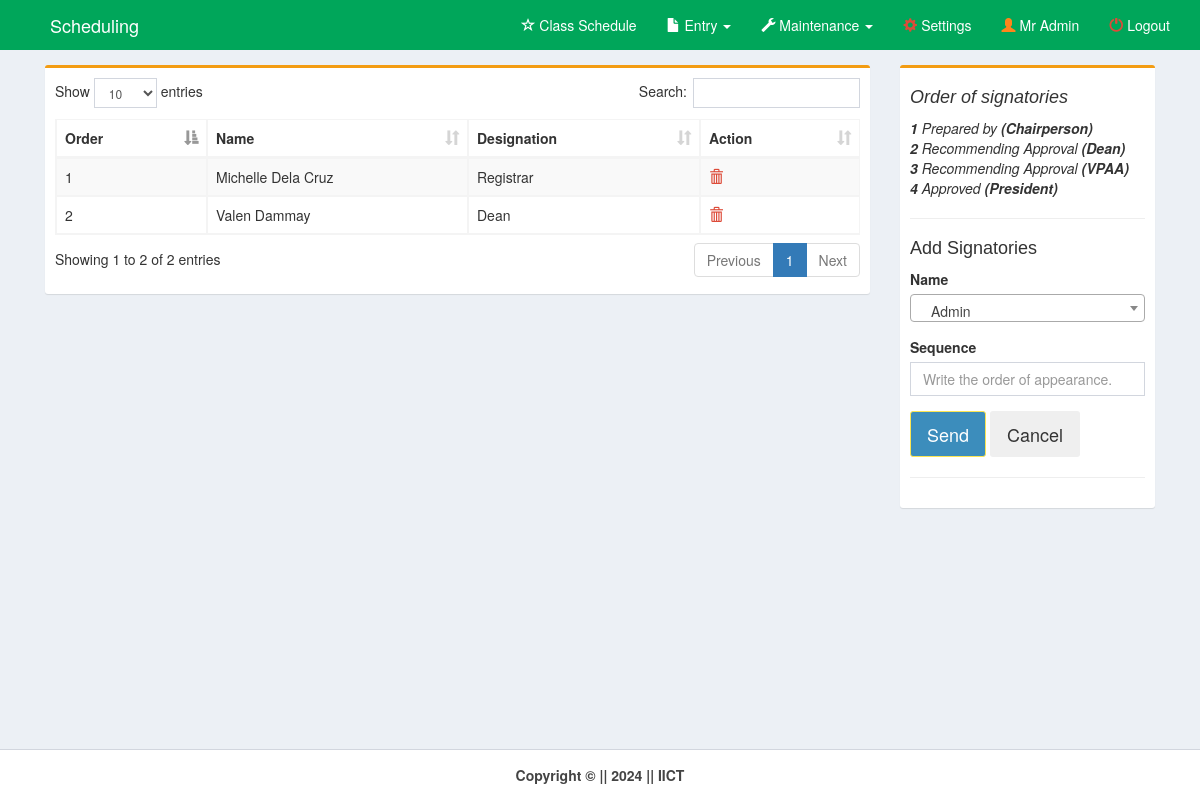
The page /pages/signatories.php (signed in) on the database as committed earlier.
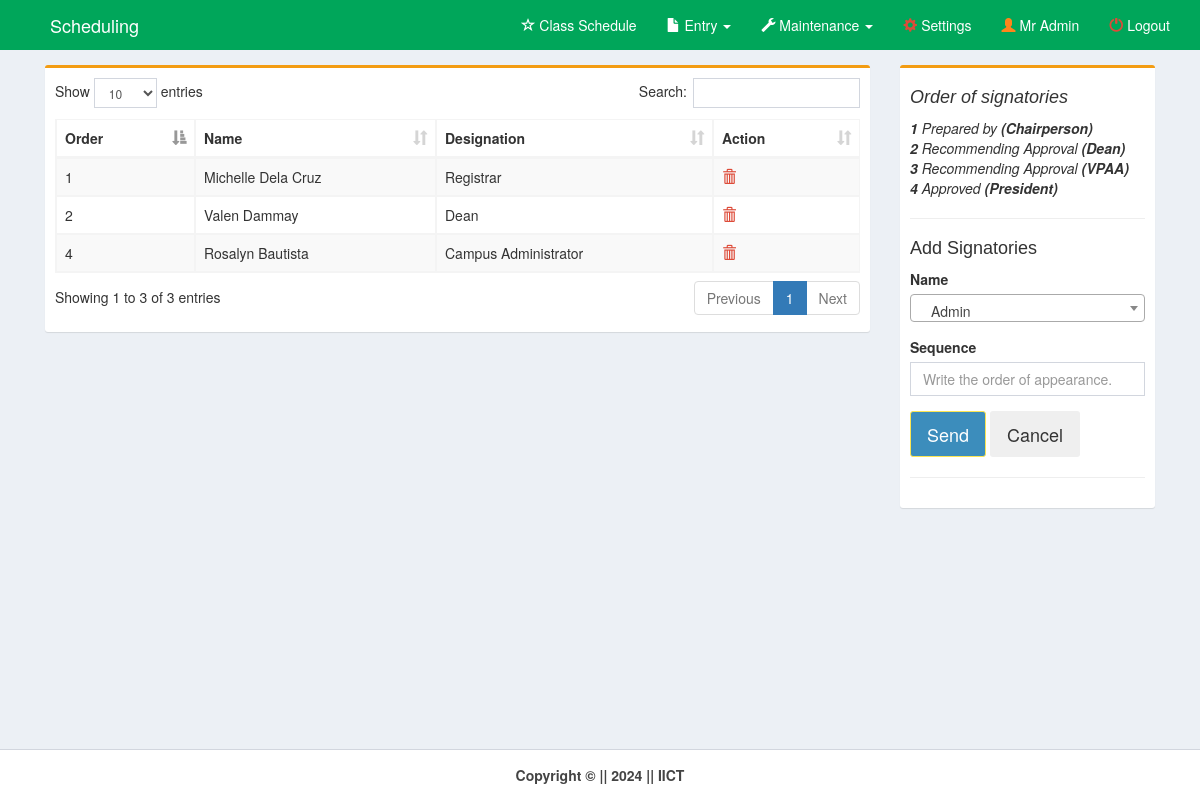
The same page on the database as committed later.
### tables this page shows
CREATE TABLE `signatories` (
  `sign_id` int(11) NOT NULL,
  `member_id` int(11) NOT NULL,
  `seq` int(2) NOT NULL,
  `set_by` int(11) NOT NULL
);

CREATE TABLE `member` (
  `member_id` int(11) NOT NULL,
  `member_last` varchar(30) NOT NULL,
  `member_first` varchar(30) NOT NULL,
  `member_rank` varchar(50) NOT NULL,
  `member_salut` varchar(30) NOT NULL,
  `dept_code` varchar(10) NOT NULL,
  `designation_id` int(11) NOT NULL,
  `program_code` varchar(10) NOT NULL,
  `username` varchar(30) NOT NULL,
  `password` varchar(50) NOT NULL,
  `status` varchar(10) NOT NULL
);

CREATE TABLE `designation` (
  `designation_id` int(11) NOT NULL,
  `designation_name` varchar(100) NOT NULL
);

### pages/signatories.php (the view, shortened to what this page needs)
<!DOCTYPE html>
<html>
  <head>
    <link rel="stylesheet" href="../bootstrap/css/bootstrap.min.css">
    <link rel="stylesheet" href="../plugins/datatables/dataTables.bootstrap.css">
    <link rel="stylesheet" href="../dist/css/AdminLTE.min.css">
    <link rel="stylesheet" href="../plugins/select2/select2.min.css">
    <link rel="stylesheet" href="../dist/css/skins/_all-skins.min.css">
 </head>
  <body class="hold-transition skin-green layout-top-nav" onload="myFunction()">
    <div class="wrapper">
      <div class="content-wrapper">
        <div class="container">
          <section class="content">
            <div class="row">
	      <div class="col-md-9">
              <div class="box box-warning">
                <div class="box-body">
				<div class="row">
					<div class="col-md-12">
						<table id="example1" class="table table-bordered table-striped" style="margin-right:-10px">
              <thead>
                <tr>
                <th>Order</th>
                <th>Name</th>
                <th>Designation</th>
                <th>Action</th>
                </tr>
              </thead>
    <?php
        $id=$_SESSION['id'];
        include('../dist/includes/dbcon.php');
        $query=mysqli_query($con,"select * from signatories natural join member natural join designation where set_by='$id' order by seq")or die(mysqli_error());
          while($row=mysqli_fetch_array($query)){
            $sid=$row['sign_id'];
            $name=$row['member_first']." ".$row['member_last'];
            $designation=$row['designation_name'];
            $seq=$row['seq'];
    ?>
                <tr>
                <td><?php echo $seq;?></td>
                <td><?php echo $name;?></td>
                <td><?php echo $designation;?></td>
                <td>
                  <a id="removeme" href="signatories_del.php?id=<?php echo $sid;?>">
                    <i class="glyphicon glyphicon-trash text-red"></i></a>
                </td>
                </tr>
<?php }?>
</table>
		</div>
    <form method="post" action="signatories_save.php">
		<div class="col-md-6">
         </div>
        </div>
                </div>
              </div>
            </div>
            <div class="col-md-3">
              <div class="box box-warning">
                <div class="box-body">
                  <div id="form">
				  <div class="row">
					 <div class="col-md-12">
              <table style="font-style: italic;">
                <tr>
                  <th><h4>Order of signatories</h4></th>
                </tr>
                <tr>
                  <td><b>1</b> Prepared by <b>(Chairperson)</b></td>
                </tr>
                <tr>
                  <td><b>2</b> Recommending Approval <b>(Dean)</b></td>
                </tr>
                <tr>
                  <td><b>3</b> Recommending Approval <b>(VPAA)</b></td>
                </tr>
                <tr>
                  <td><b>4</b> Approved <b>(President)</b></td>
                </tr>
              </table><hr>
              <h4>Add Signatories</h4>
						  <div class="form-group">
							<label for="date">Name</label>
						  </div>
              <div class="form-group">
              <label for="date">Sequence</label><br>
                <input type="number" class="form-control" name="seq" placeholder="Write the order of appearance. (Ex. 1)" required>
              </div>
					</div>
				  </div>
                  <div class="form-group">
                      <button class="btn btn-lg btn-primary" id="daterange-btn" name="save" type="submit">
                        Send
                      </button>
					  <button class="btn btn-lg" id="daterange-btn" type="reset">
                       Cancel
                      </button>
                   </div>
                  </div><hr>
                </div>
              </div>
            </div>
          </div>
          </section>
        </div>
      </div>
      <?php include('../dist/includes/footer.php');?>
    </div>
  </body>
</html>

Rows that differ between the two databases and show on the page:
added signatories: seq "4", member.member_last "Rosalyn Bautista", designation.designation_name "Campus Administrator"
Other text that changed with them:
text written by a page script: "Show entries Search: Showing 1 to 2 of 2 entries Previous 1 Next" → "Show entries Search: Showing 1 to 3 of 3 entries Previous 1 Next"
